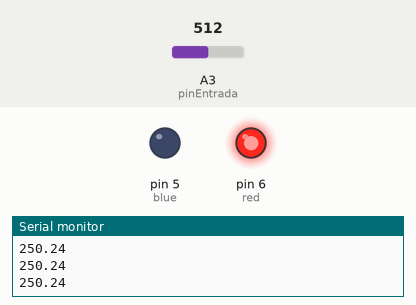
Recording of a sketch running on a simulated Arduino Nano, built with avr-gcc and run on an emulated ATmega328P. Shown: output pins drawn as LEDs (lit = HIGH), the last lines printed to the serial monitor. The test bench sets the inputs (shaded band); at power-on: A3 (pinEntrada) = 512.

Above: at 1.2 s.
1.3 s: A3 (pinEntrada) set to 505
At 2.0 s:
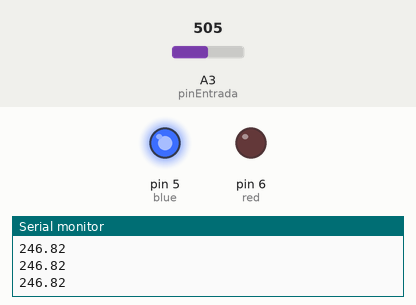
2.8 s: A3 (pinEntrada) set to 511
At 3.6 s:
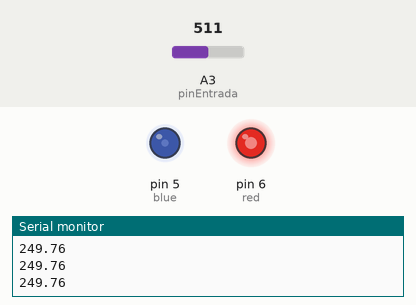
4.3 s: A3 (pinEntrada) set to 306
At 5.1 s:
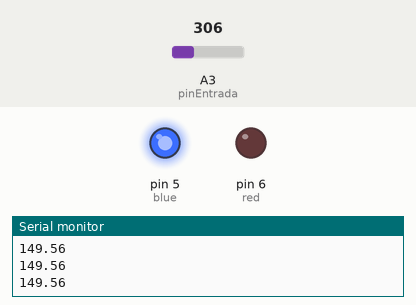
5.8 s: A3 (pinEntrada) set to 324
At 6.7 s:
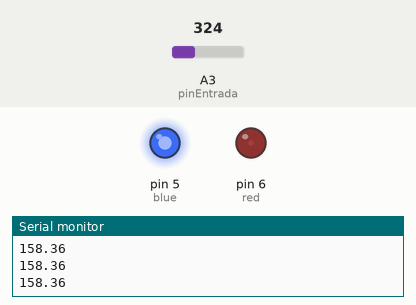
7.3 s: A3 (pinEntrada) set to 716
At 8.2 s:
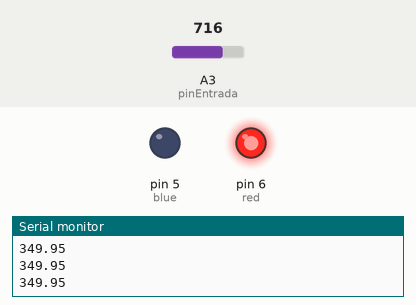
8.8 s: A3 (pinEntrada) set to 701
At 9.8 s:
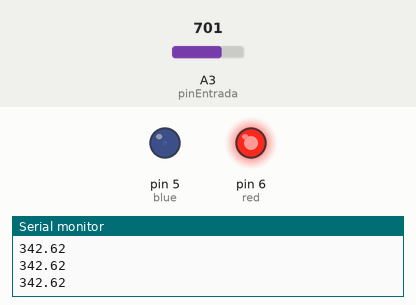
Timing chart, 0 to 11.3 s (numbered marks = the images above; inputs shaded):
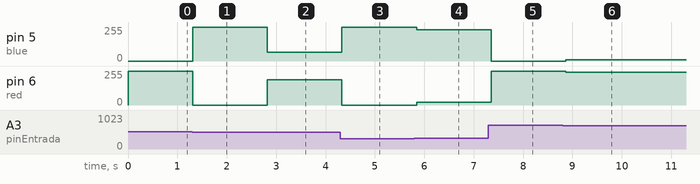

Measured:
- the behaviour switches between 512 and 511 on A3 (pinEntrada) (found by bisection; images 0 and 1)
- after the input at 1.3 s, pin 5 (blue): 0/255 → 255/255 at once; pin 6 (red): 255/255 → 0/255 at once
- after the input at 2.8 s, pin 5 (blue): 255/255 → 64/255 at once; pin 6 (red): 0/255 → 191/255 at once
- after the input at 4.3 s, pin 5 (blue): 64/255 → 255/255 at once; pin 6 (red): 191/255 → 0/255 at once
- after the input at 5.8 s, pin 5 (blue): 255/255 → 233/255 at once; pin 6 (red): 0/255 → 22/255 at once
- after the input at 7.3 s, pin 5 (blue): 233/255 → 0/255 after 0.06 s; pin 6 (red): 22/255 → 255/255 after 0.06 s
- after the input at 8.8 s, pin 5 (blue): 0/255 → 9/255 after 0.07 s; pin 6 (red): 255/255 → 246/255 after 0.07 s

The sketch:

main.ino
```cpp
int pinEntrada = 3;
int blue = 5;
int red = 6;
double color_red = 0;
double color_blue = 0;
double i = 0;
double t_min = 10000;
double t_max = 0;
void setup () {
  pinMode(blue, OUTPUT);
  pinMode(red, OUTPUT);
  Serial.begin(9600);
}

void loop () {
  i = analogRead(pinEntrada);
  i = i*5/1023*1000/10; //Digital value to degrees celsius
  if (i <= t_min) {t_min = i;}
  if (i >= t_max) {t_max = i;}
  color_red = map(i, t_min, t_max, 0, 255);
  color_blue = 255 - color_red;
  analogWrite(red, color_red);
  analogWrite(blue, color_blue);
  Serial.println(i);
  delay(100);
}
```
